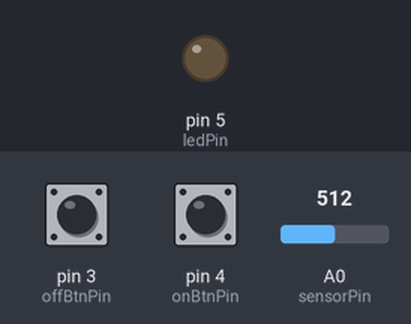
Simulated run of this sketch. Board: Arduino Uno, built with avr-gcc and run on an emulated ATmega328P. Parts: output pins drawn as LEDs (lit = HIGH). Inputs (shaded band) come from the test bench; at power-on: pin 4 (onBtnPin) LOW, pin 3 (offBtnPin) LOW, A0 (sensorPin) = 512.

Above: at 1.2 s.
1.3 s: pin 4 (onBtnPin) pulled HIGH for 0.15 s
At 2.3 s:
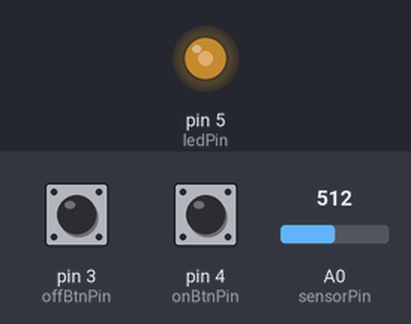
2.9 s: pin 3 (offBtnPin) pulled HIGH for 0.15 s
At 3.5 s:
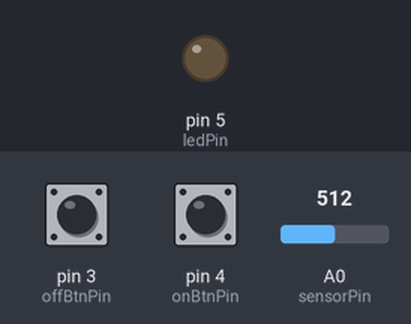
4.5 s: pin 4 (onBtnPin) pulled HIGH for 1 s
At 5.9 s:
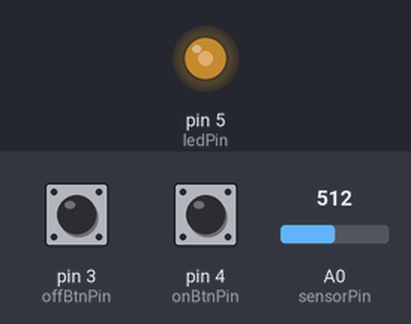
7.0 s: pin 3 (offBtnPin) pulled HIGH for 1 s
At 7.8 s:
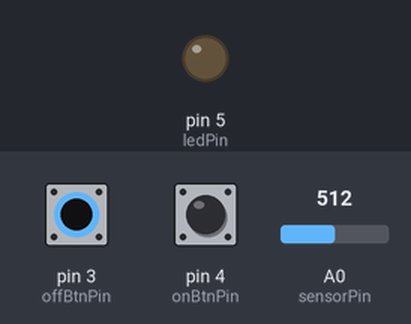
Timing chart, 0 to 10.0 s (numbered marks = the images above; inputs shaded):
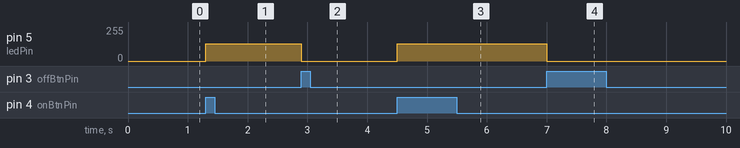

Measured:
- after the input at 1.3 s, pin 5 (ledPin): 0/255 → 128/255 at once
- after the input at 2.9 s, pin 5 (ledPin): 128/255 → 0/255 at once
- after the input at 4.5 s, pin 5 (ledPin): 0/255 → 128/255 at once
- after the input at 7.0 s, pin 5 (ledPin): 128/255 → 0/255 at once

The sketch:

1_led.ino
```cpp
int sensorPin = 0;    // The potentiometer is connected to A0
int ledPin = 5;       // The LED is connected to digital pin 5
int onBtnPin = 4;
int offBtnPin = 3;

void setup()
{
  //Serial.begin(9600); // testing with Serial.print()

  // Set up the led pin to be an output
  pinMode(ledPin, OUTPUT);

  // Set up the pushbutton pins to be an input
  pinMode(onBtnPin, INPUT);
  pinMode(offBtnPin, INPUT);
}

void loop()
{
  int sensorValue = analogRead(sensorPin);

  if (digitalRead(onBtnPin) == HIGH) { // onBtn was pressed
    analogWrite(ledPin, sensorValue / 4); // analogRead values go from 0 to 1023, analogWrite values from 0 to 255
  }
  else if (digitalRead(offBtnPin) == HIGH) { // offBtn was pressed
    digitalWrite(ledPin, LOW); // turn off led
  }
}
```
